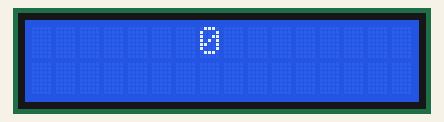
This sketch was run on a simulated Arduino Uno, built with avr-gcc and run on an emulated ATmega328P. On the bench: 16×2 character LCD.

Above: at 0.27 s.
At 1.08 s:
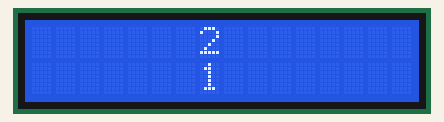
At 2.3 s:
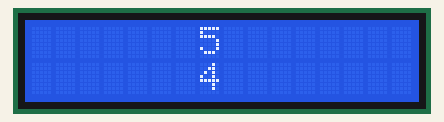
At 4.33 s:
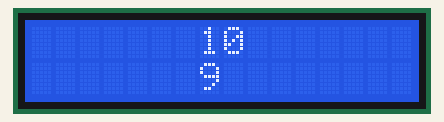
At 6.38 s:
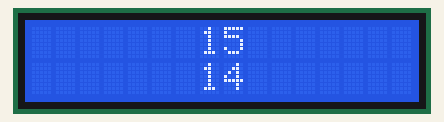
At 8.83 s:
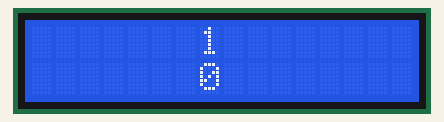

The sketch:

LCD_contagem_regressiva.ino
```cpp
#include <Wire.h>
#include <LiquidCrystal_I2C.h>

//Escolhe onde posicionar->  lcd.setCursor(0, 0);

LiquidCrystal_I2C lcd(0x3f,16,2);  // Criando um LCD de 16x2 no endereço 0x20

void setup()
{
  lcd.init();                 // Inicializando o LCD
  lcd.backlight();            // Ligando o BackLight do LCD

}

void loop()
{
 int temp=1;

lcd.setCursor(7, 0); //Posiciona o cursor na décima quarta coluna(13) e na segunda linha(1) do LCD

for(int a=0;a<20;a++){
   lcd.setCursor(7, 0);
  lcd.print(a);
  delay(400);
  lcd.clear();
  temp=a;

  lcd.setCursor(7, 1);
  lcd.print(temp); //...zera a variável de contagem

}


}
```

Measured:
- by itself, everything shown: repeats every 8.2 s, in 21 steps
- what the display in image 1 shows lasts 0.4 s, from 0.9 s to 1.3 s
